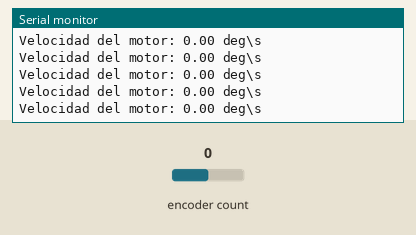
This program was run on a simulated ESP32-S3. On the bench: the last lines printed to the serial monitor. Inputs (shaded band) come from the test bench; at power-on: encoder count 0. WiFi joins after 1.5 s; servers stay silent unless stated.

Above: at 1.2 s.
1.3 s: encoder count set to 1
At 1.32 s:
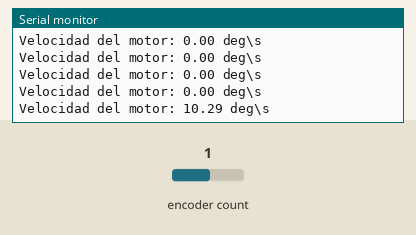
2.8 s: encoder count set to 0
At 2.82 s:
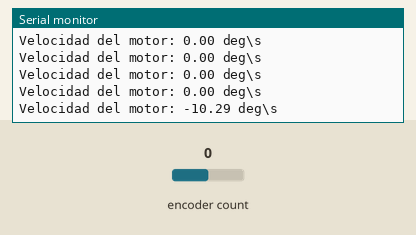
Timing chart, 0 to 5.8 s (numbered marks = the images above; inputs shaded):
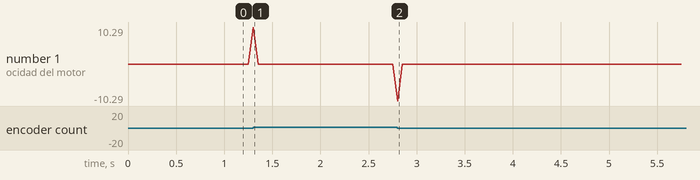

The program:

main.cpp
```cpp
#include <Arduino.h>
#include "WiFi.h"
#include "definitions.h"
#include <ESP32Encoder.h>

// Conectividad
WiFiClient wifiClient;

ESP32Encoder encoder;

// put function declarations here:
void connectWifiTask(void *pvParameters);
TaskHandle_t connectWifiTaskHandle = NULL;

void readSpeedTask(void *pvParameters);
TaskHandle_t readSpeedHandle = NULL;


void setup() {
  // put your setup code here, to run once:
  Serial.begin(115200);

  encoder.attachFullQuad(CH_ENC_A, CH_ENC_B);
  encoder.setCount(0);

  xTaskCreatePinnedToCore(connectWifiTask, "Coneccion al wifi", 4096, NULL, 10, &connectWifiTaskHandle, 0);
  xTaskCreatePinnedToCore(readSpeedTask, "Read Speed Task", 4096, NULL, 15, &readSpeedHandle, 0);
}

void loop() {
  // put your main code here, to run repeatedly:
}

// put function definitions here:
void connectWifiTask(void *pvParameters){
  TickType_t xLastWakeTime = xTaskGetTickCount();

  while(1){
    Serial.println("Wifi task");
    if(WiFi.status() != WL_CONNECTED){
      WiFi.mode(WIFI_STA);
      WiFi.begin(WIFI_SSID, WIFI_PASSWORD);
    }else{
      Serial.println("Wifi connected");
    }

    xTaskDelayUntil(&xLastWakeTime, pdMS_TO_TICKS(5000));
  }

}

void readSpeedTask(void *pvParameters){
  TickType_t xLastWakeTime = xTaskGetTickCount();
  encoder.clearCount();

  while(1){
    float speed = encoder.getCount() * pulses2degrees/0.05;
    encoder.clearCount();
    Serial.print("Velocidad del motor: ");
    Serial.print(speed);
    Serial.println(" deg\\s");
    xTaskDelayUntil(&xLastWakeTime, pdMS_TO_TICKS(1000*0.05));
  }
}
```

definitions.h
```cpp
const char WIFI_SSID[] = "lab_control";
const char WIFI_PASSWORD[] = "lab_control";

#define CH_ENC_A  18//  WEMOS 26  ESP32S3 18     Channel A of the motor encoder
#define CH_ENC_B  17 // WEMOS 25  ESP32S3 17     Channel B of the motor encoder

const float pulses2degrees = (float) (360.0/2800.0);
```

Measured:
- after the input at 1.3 s, the serial monitor: prints a new line at once (image 1)
- after the input at 2.8 s, the serial monitor: prints a new line at once (image 2)
